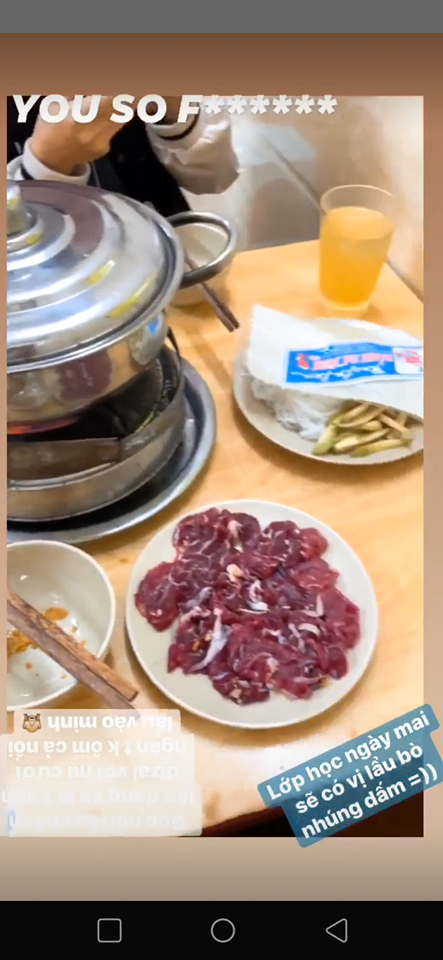
#> input picture tren lop/test.png, 443 x 960 px
$ python test.py
#> lines starting #> are read from the running program, lines starting #| are printed output that depends on the picture; after the words box and inside, x2 and y2 are one past the last pixel; in counts of white or black regions, pixels touching at a corner belong together
import cv2
import numpy as np
img = cv2.imread("test.png", 0);
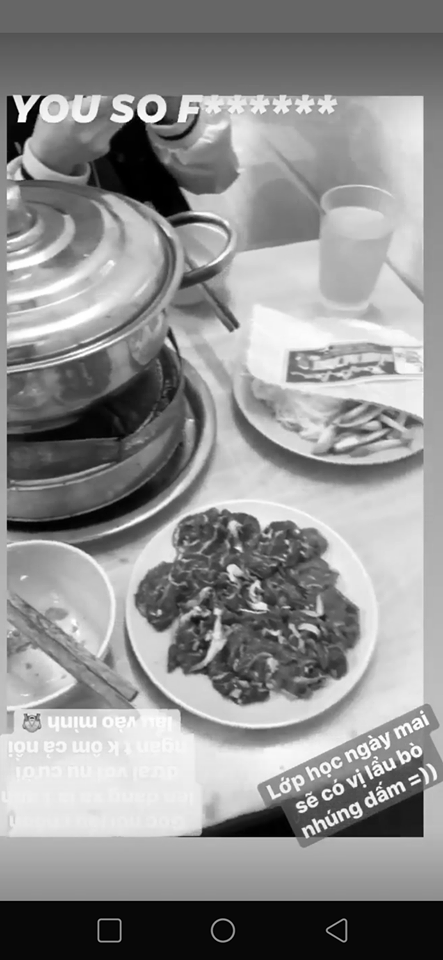
#> img: shape (960, 443); min 0, max 255, mean 143.5
img = np.asarray(img)
img = np.where(img>235,255,0);
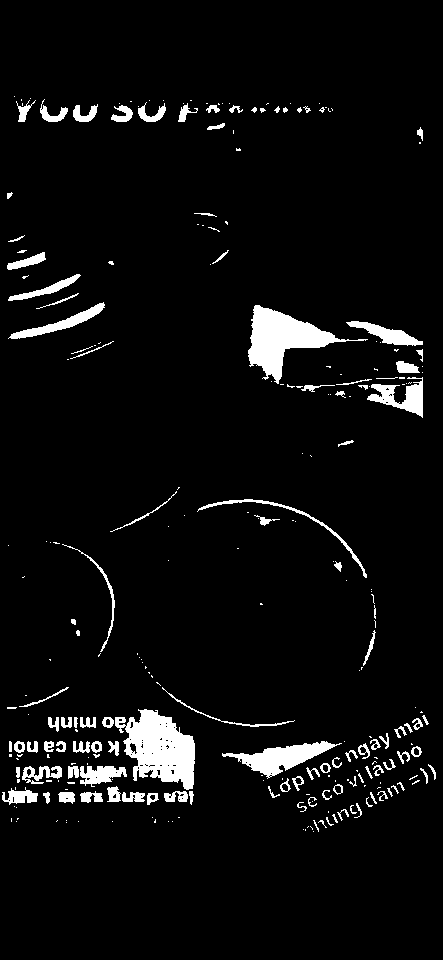
#> img: shape (960, 443) int64; 5.2% white; 268 white regions (155 under 20 px), largest, box (x1, y1, x2, y2) and area: (115, 709, 195, 790) 3863, (248, 305, 368, 384) 3319, (222, 741, 342, 779) 1705
img = np.uint8(img)
cv2.imshow('linh',img);
cv2.waitKey(0);
cv2.destroyAllWindows();
